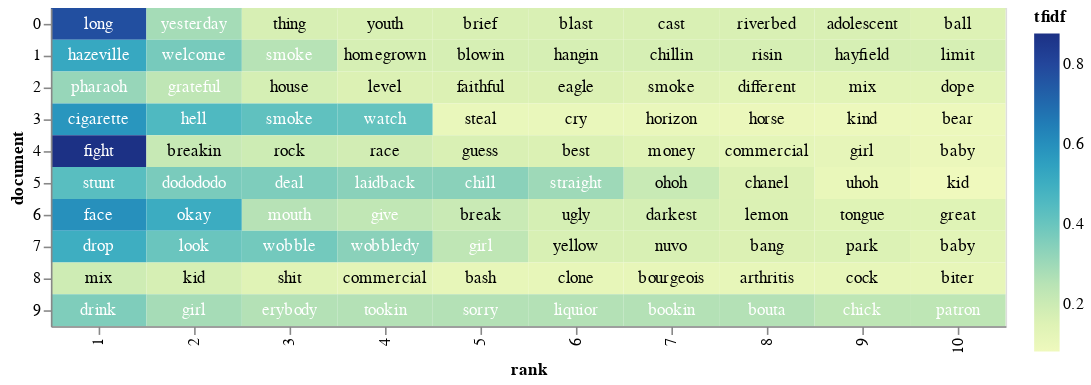

This figure's notebook cell:
### Code cell
# Heat map for the 10s-20s

# base for all visualizations, with rank calculation
base = alt.Chart(sample_tfidfs[3][0:100]).encode(
    x = 'rank:O',
    y = 'document:N'
).transform_window(
    rank = "rank()",
    sort = [alt.SortField("tfidf", order="descending")],
    groupby = ["document"],
)

# heatmap specification
heatmap = base.mark_rect().encode(
    color = 'tfidf:Q'
)

# text labels, white for darker heatmap colors
text = base.mark_text(baseline='middle').encode(
    text = 'term:N',
    color = alt.condition(alt.datum.tfidf >= 0.23, alt.value('white'), alt.value('black'))
)

# display the three superimposed visualizations
(heatmap + text).properties(width = 600)

### Figure 1 — Vega-Lite specification as saved in the notebook (floating-point values rounded to 4 significant figures)
{"config": {"view": {"continuousWidth": 300, "continuousHeight": 300}}, "layer": [{"mark": {"type": "rect"}, "encoding": {"color": {"field": "tfidf", "type": "quantitative"}, "x": {"field": "rank", "type": "ordinal"}, "y": {"field": "document", "type": "nominal"}}, "transform": [{"window": [{"op": "rank", "field": "", "as": "rank"}], "groupby": ["document"], "sort": [{"field": "tfidf", "order": "descending"}]}]}, {"mark": {"type": "text", "baseline": "middle"}, "encoding": {"color": {"condition": {"test": "(datum.tfidf >= 0.23)", "value": "white"}, "value": "black"}, "text": {"field": "term", "type": "nominal"}, "x": {"field": "rank", "type": "ordinal"}, "y": {"field": "document", "type": "nominal"}}, "transform": [{"window": [{"op": "rank", "field": "", "as": "rank"}], "groupby": ["document"], "sort": [{"field": "tfidf", "order": "descending"}]}]}], "data": {"name": "data-eeb7f5cb69b8f5c6fdc676c96a3ee02f"}, "width": 600, "$schema": "https://vega.github.io/schema/vega-lite/v5.15.1.json", "datasets": {"data-eeb7f5cb69b8f5c6fdc676c96a3ee02f": [{"document": 0, "term": "long", "tfidf": 0.7736}, {"document": 0, "term": "yesterday", "tfidf": 0.2877}, {"document": 0, "term": "thing", "tfidf": 0.1718}, {"document": 0, "term": "adolescent", "tfidf": 0.1674}, {"document": 0, "term": "blast", "tfidf": 0.1675}, {"document": 0, "term": "brief", "tfidf": 0.1675}, {"document": 0, "term": "cast", "tfidf": 0.1675}, {"document": 0, "term": "riverbed", "tfidf": 0.1675}, {"document": 0, "term": "youth", "tfidf": 0.1675}, {"document": 0, "term": "ball", "tfidf": 0.1536}, {"document": 1, "term": "hazeville", "tfidf": 0.5236}, {"document": 1, "term": "welcome", "tfidf": 0.3737}, {"document": 1, "term": "smoke", "tfidf": 0.2524}, {"document": 1, "term": "blowin", "tfidf": 0.1746}, {"document": 1, "term": "chillin", "tfidf": 0.1745}, {"document": 1, "term": "hangin", "tfidf": 0.1745}, {"document": 1, "term": "hayfield", "tfidf": 0.1745}, {"document": 1, "term": "homegrown", "tfidf": 0.1746}, {"document": 1, "term": "limit", "tfidf": 0.1745}, {"document": 1, "term": "risin", "tfidf": 0.1745}, {"document": 2, "term": "pharaoh", "tfidf": 0.3147}, {"document": 2, "term": "grateful", "tfidf": 0.236}, {"document": 2, "term": "house", "tfidf": 0.176}, {"document": 2, "term": "eagle", "tfidf": 0.1574}, {"document": 2, "term": "faithful", "tfidf": 0.1574}, {"document": 2, "term": "level", "tfidf": 0.1574}, {"document": 2, "term": "smoke", "tfidf": 0.1464}, {"document": 2, "term": "different", "tfidf": 0.1352}, {"document": 2, "term": "dope", "tfidf": 0.1352}, {"document": 2, "term": "mix", "tfidf": 0.1352}, {"document": 3, "term": "cigarette", "tfidf": 0.5823}, {"document": 3, "term": "hell", "tfidf": 0.4561}, {"document": 3, "term": "smoke", "tfidf": 0.4199}, {"document": 3, "term": "watch", "tfidf": 0.4098}, {"document": 3, "term": "cry", "tfidf": 0.1037}, {"document": 3, "term": "horizon", "tfidf": 0.1037}, {"document": 3, "term": "steal", "tfidf": 0.1037}, {"document": 3, "term": "horse", "tfidf": 0.09711}, {"document": 3, "term": "bear", "tfidf": 0.09199}, {"document": 3, "term": "kind", "tfidf": 0.09201}, {"document": 4, "term": "fight", "tfidf": 0.8763}, {"document": 4, "term": "breakin", "tfidf": 0.2154}, {"document": 4, "term": "rock", "tfidf": 0.1976}, {"document": 4, "term": "race", "tfidf": 0.185}, {"document": 4, "term": "guess", "tfidf": 0.1673}, {"document": 4, "term": "best", "tfidf": 0.1606}, {"document": 4, "term": "money", "tfidf": 0.1408}, {"document": 4, "term": "commercial", "tfidf": 0.1244}, {"document": 4, "term": "girl", "tfidf": 0.1193}, {"document": 4, "term": "baby", "tfidf": 0.09689}, {"document": 5, "term": "stunt", "tfidf": 0.4344}, {"document": 5, "term": "dodododo", "tfidf": 0.3682}, {"document": 5, "term": "deal", "tfidf": 0.3616}, {"document": 5, "term": "chill", "tfidf": 0.3378}, {"document": 5, "term": "laidback", "tfidf": 0.3379}, {"document": 5, "term": "straight", "tfidf": 0.301}, {"document": 5, "term": "ohoh", "tfidf": 0.2104}, {"document": 5, "term": "chanel", "tfidf": 0.1579}, {"document": 5, "term": "uhoh", "tfidf": 0.1052}, {"document": 5, "term": "kid", "tfidf": 0.08175}, {"document": 6, "term": "face", "tfidf": 0.5976}, {"document": 6, "term": "okay", "tfidf": 0.5064}, {"document": 6, "term": "mouth", "tfidf": 0.2532}, {"document": 6, "term": "give", "tfidf": 0.2304}, {"document": 6, "term": "break", "tfidf": 0.2081}, {"document": 6, "term": "darkest", "tfidf": 0.1762}, {"document": 6, "term": "ugly", "tfidf": 0.1763}, {"document": 6, "term": "lemon", "tfidf": 0.1618}, {"document": 6, "term": "great", "tfidf": 0.1434}, {"document": 6, "term": "tongue", "tfidf": 0.1435}, {"document": 7, "term": "drop", "tfidf": 0.4997}, {"document": 7, "term": "look", "tfidf": 0.398}, {"document": 7, "term": "wobble", "tfidf": 0.381}, {"document": 7, "term": "wobbledy", "tfidf": 0.3386}, {"document": 7, "term": "girl", "tfidf": 0.2344}, {"document": 7, "term": "nuvo", "tfidf": 0.1694}, {"document": 7, "term": "yellow", "tfidf": 0.1694}, {"document": 7, "term": "bang", "tfidf": 0.1578}, {"document": 7, "term": "park", "tfidf": 0.1555}, {"document": 7, "term": "baby", "tfidf": 0.1334}, {"document": 8, "term": "mix", "tfidf": 0.1943}, {"document": 8, "term": "kid", "tfidf": 0.1757}, {"document": 8, "term": "shit", "tfidf": 0.1402}, {"document": 8, "term": "commercial", "tfidf": 0.1306}, {"document": 8, "term": "arthritis", "tfidf": 0.1131}, {"document": 8, "term": "bash", "tfidf": 0.1131}, {"document": 8, "term": "biter", "tfidf": 0.1131}, {"document": 8, "term": "bourgeois", "tfidf": 0.1131}, {"document": 8, "term": "clone", "tfidf": 0.1131}, {"document": 8, "term": "cock", "tfidf": 0.1131}, {"document": 9, "term": "drink", "tfidf": 0.3585}, {"document": 9, "term": "girl", "tfidf": 0.2858}, {"document": 9, "term": "bookin", "tfidf": 0.2581}, {"document": 9, "term": "bouta", "tfidf": 0.2581}, {"document": 9, "term": "erybody", "tfidf": 0.2582}, {"document": 9, "term": "liquior", "tfidf": 0.2582}, {"document": 9, "term": "sorry", "tfidf": 0.2582}, {"document": 9, "term": "tookin", "tfidf": 0.2582}, {"document": 9, "term": "chick", "tfidf": 0.2369}, {"document": 9, "term": "patron", "tfidf": 0.2369}]}}
